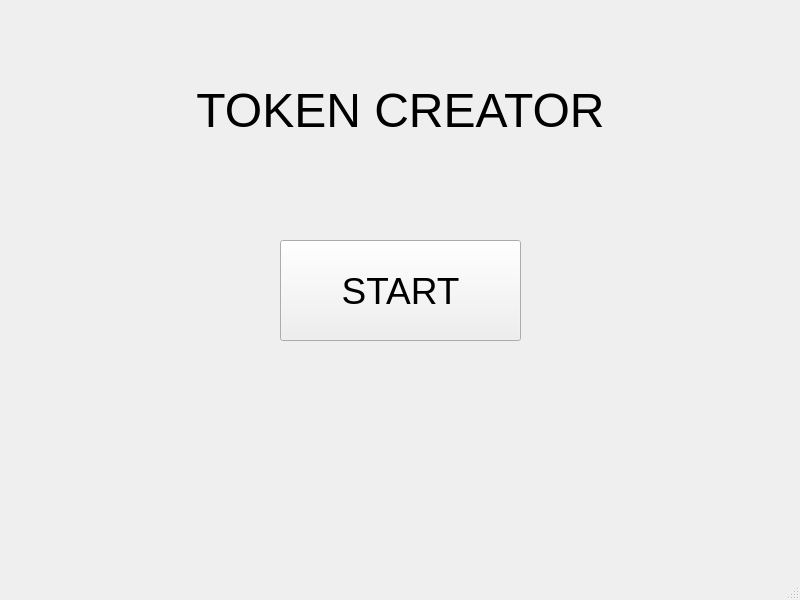
<?xml version="1.0" encoding="UTF-8"?>
<ui version="4.0">
 <class>cframe</class>
 <widget class="QMainWindow" name="cframe">
  <property name="geometry">
   <rect>
    <x>0</x>
    <y>0</y>
    <width>800</width>
    <height>600</height>
   </rect>
  </property>
  <property name="windowTitle">
   <string>cframe</string>
  </property>
  <widget class="QWidget" name="centralwidget">
   <widget class="QLabel" name="lbl_tit">
    <property name="geometry">
     <rect>
      <x>0</x>
      <y>0</y>
      <width>801</width>
      <height>611</height>
     </rect>
    </property>
    <property name="text">
     <string/>
    </property>
    <property name="scaledContents">
     <bool>true</bool>
    </property>
   </widget>
   <widget class="QLabel" name="lbl_tit_2">
    <property name="geometry">
     <rect>
      <x>390</x>
      <y>260</y>
      <width>231</width>
      <height>91</height>
     </rect>
    </property>
    <property name="font">
     <font>
      <pointsize>16</pointsize>
     </font>
    </property>
    <property name="text">
     <string/>
    </property>
   </widget>
   <widget class="QPushButton" name="pushButton">
    <property name="geometry">
     <rect>
      <x>280</x>
      <y>240</y>
      <width>241</width>
      <height>101</height>
     </rect>
    </property>
    <property name="font">
     <font>
      <pointsize>28</pointsize>
     </font>
    </property>
    <property name="text">
     <string>START</string>
    </property>
   </widget>
   <widget class="QLabel" name="lbl_tit_3">
    <property name="geometry">
     <rect>
      <x>0</x>
      <y>10</y>
      <width>801</width>
      <height>201</height>
     </rect>
    </property>
    <property name="font">
     <font>
      <pointsize>36</pointsize>
     </font>
    </property>
    <property name="text">
     <string>TOKEN CREATOR</string>
    </property>
    <property name="alignment">
     <set>Qt::AlignCenter</set>
    </property>
   </widget>
  </widget>
  <widget class="QMenuBar" name="menubar">
   <property name="geometry">
    <rect>
     <x>0</x>
     <y>0</y>
     <width>800</width>
     <height>25</height>
    </rect>
   </property>
  </widget>
  <widget class="QStatusBar" name="statusbar"/>
 </widget>
 <resources/>
 <connections/>
</ui>
